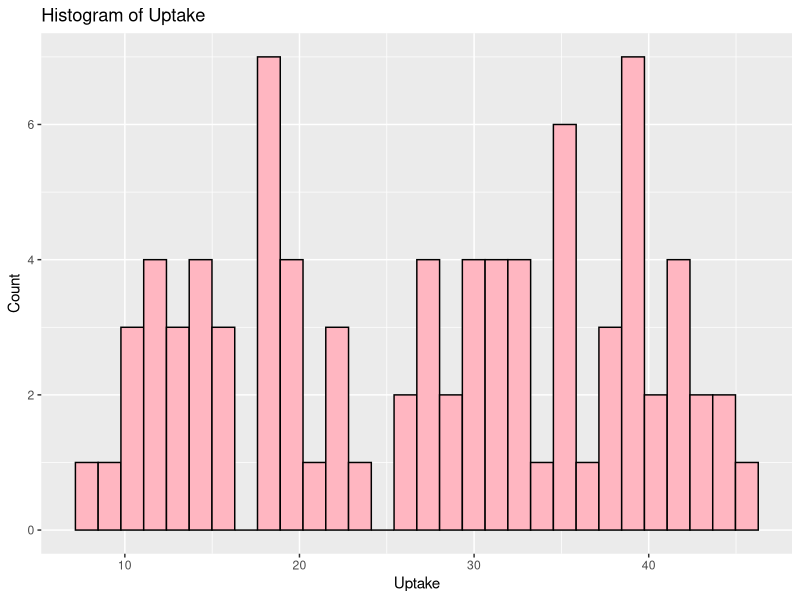
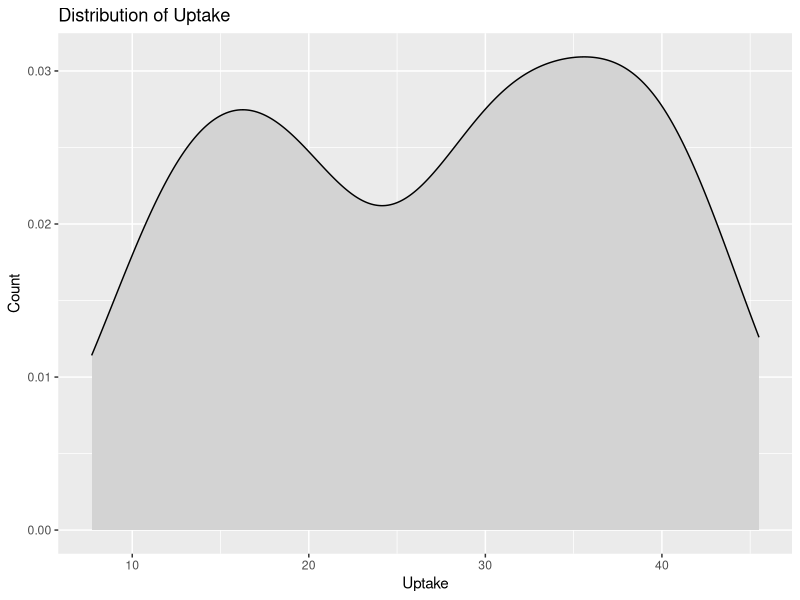
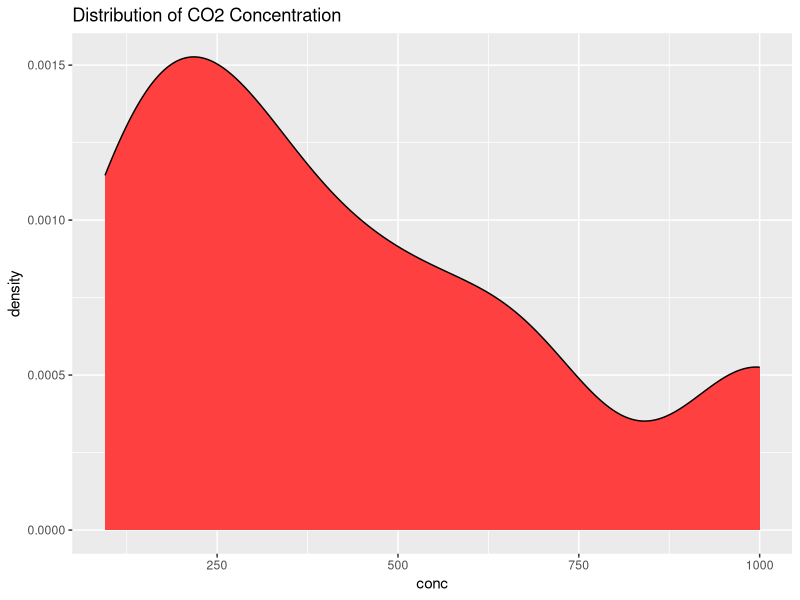
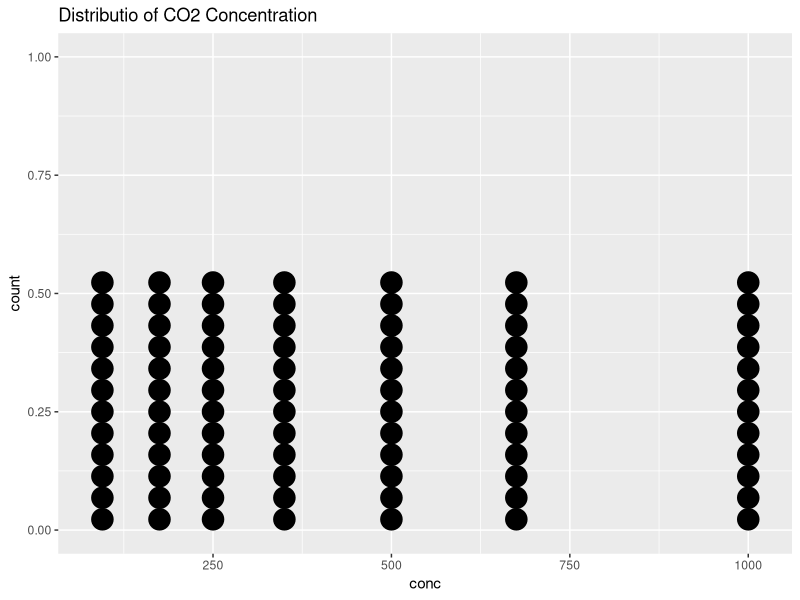
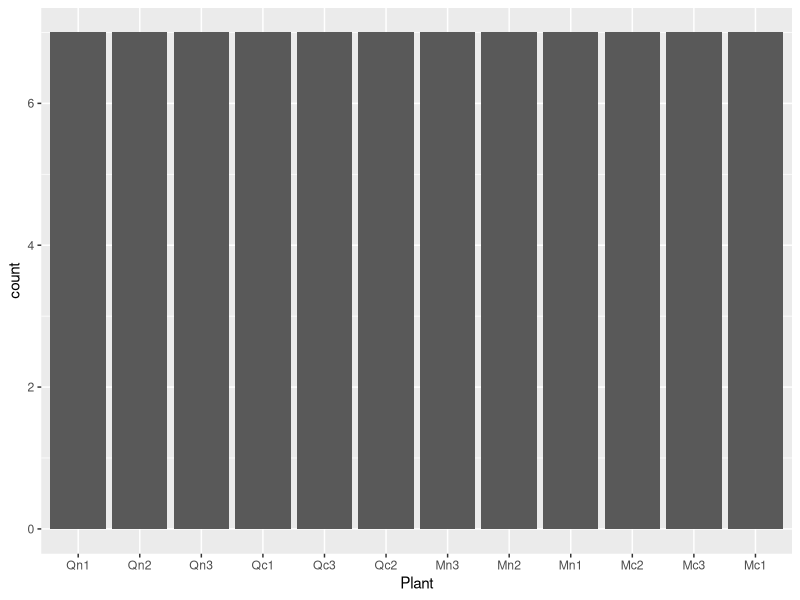
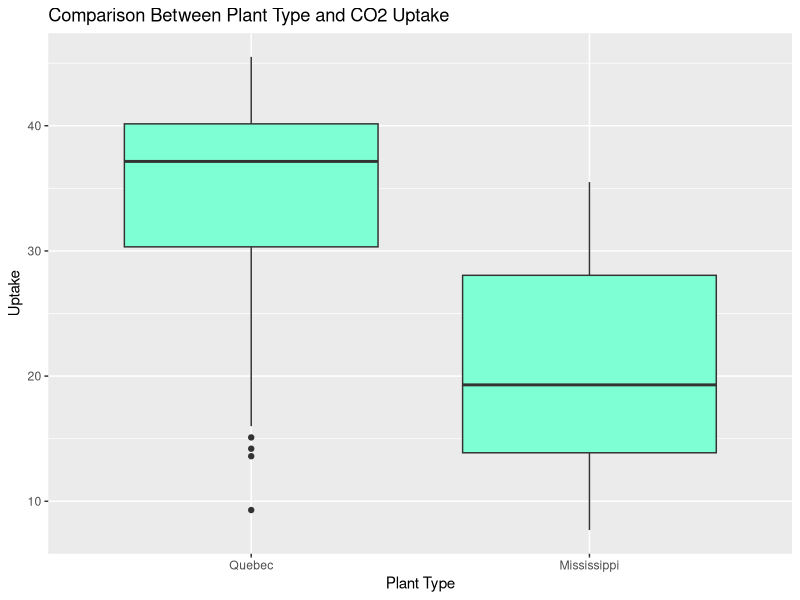
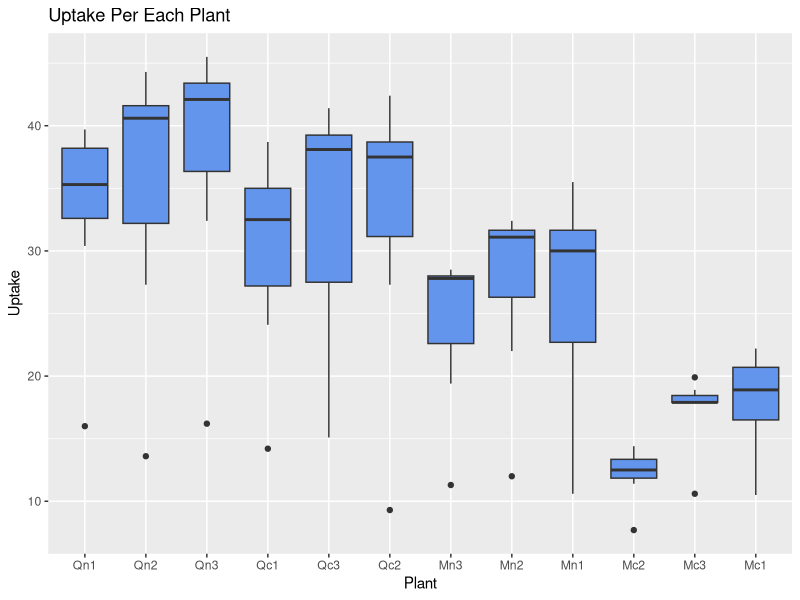
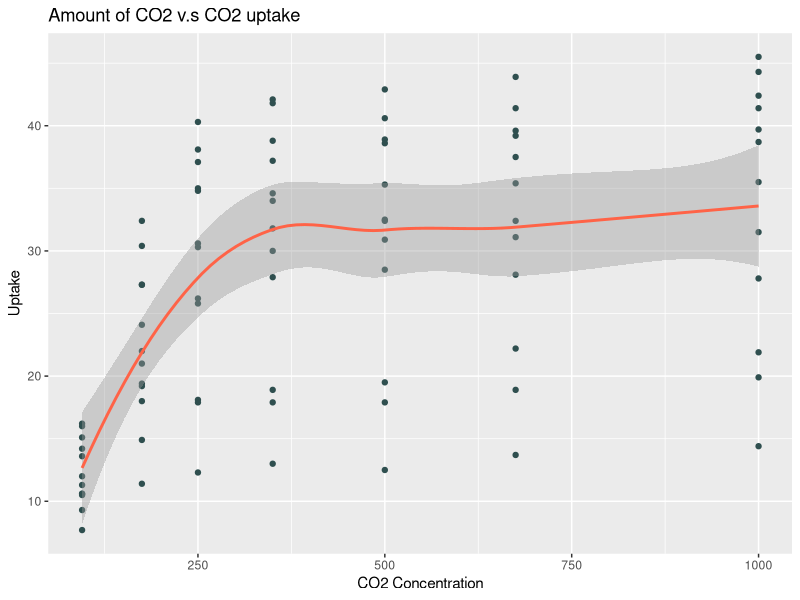

Generate these figures, in order, with R:
#getting the data
library(tidyverse)
data<-CO2

#looking at the data
head(data)
str(data)
summary(data)

#Checking for missing values
sapply(data, function(x) sum(is.na(x)))

#Univariate plots
ggplot(data,aes(x=uptake))+
  geom_histogram(fill="lightpink",color="black")+
  labs(title="Histogram of Uptake",x="Uptake",y="Count")
ggplot(data,aes(x=uptake))+
  geom_density(fill="lightgrey")+
  labs(title="Distribution of Uptake",x="Uptake",y="Count")
ggplot(data,aes(x=conc))+
  geom_density(fill="brown1")+
  labs(title="Distribution of CO2 Concentration")
ggplot(data,aes(x=conc))+
  geom_dotplot()+
  labs(title="Distributio of CO2 Concentration")
ggplot(data,aes(x=Plant))+
  geom_bar()

#Bivariate plots
ggplot(data,aes(x=Type,y=uptake))+
  geom_boxplot(fill="aquamarine1")+
  labs(title="Comparison Between Plant Type and CO2 Uptake",x="Plant Type",y="Uptake")
ggplot(data,aes(y=uptake,x=Plant))+
  geom_boxplot(fill="cornflowerblue")+
  labs(title="Uptake Per Each Plant",x="Plant",y="Uptake")
ggplot(data,aes(x=conc,y=uptake))+
  geom_point(color="darkslategrey")+
  geom_smooth(color = "tomato")+
  labs(title="Amount of CO2 v.s CO2 uptake",x="CO2 Concentration",y="Uptake")
ggplot(data,aes(x=uptake,fill=Treatment))+
  geom_density(alpha=0.5)+
  labs(title="CO2 Uptake by Treatment Type",x="CO2 Uptake")
#library so I can use 2 categorical
library(ggplot2)
ggplot(data,aes(x=Plant,fill=Treatment))+
  geom_bar(position = "stack")

#Multivariate
ggplot(data, aes(x = uptake, y = Treatment, color = Type)) +
  geom_point(size = 3, alpha = .6) 

cor_matrix<- cor(data %>% select_if(is.numeric))
print(cor_matrix)
ggplot(data=as.data.frame(as.table(cor_matrix)), aes(Var1,Var2,fill=Freq))+
  geom_tile(color="white")+
  scale_fill_gradient2(low="blue",high="red",mid="white",midpoint=0,limit=c(-1,1))+
  geom_text(aes(label=round(Freq,2)),color='black',size=3)+
  theme_minimal()

